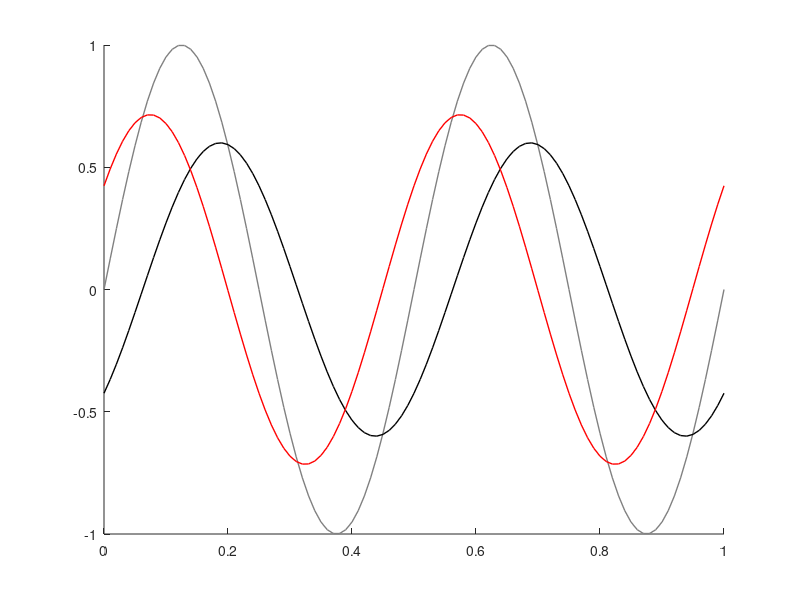

Reproduce this figure in MATLAB.

clear ; close all ; clc
t = 0:(1/100):1;
f = 2;
u = 1*sin(2*pi*f*t);
y = 0.6*sin(2*pi*f*t - deg2rad(45));
e = u - y;

fig = figure (1); clf
set(fig, 'Color', 'w', 'Units', 'inches')
ax = subplot(1,1,1) ; cla ; hold on
plot(t, u, 'Color', [0.5 0.5 0.5], 'LineWidth', 1)
plot(t, y, 'Color', 'k', 'LineWidth', 1)
plot(t, e, 'Color', 'r', 'LineWidth', 1)
